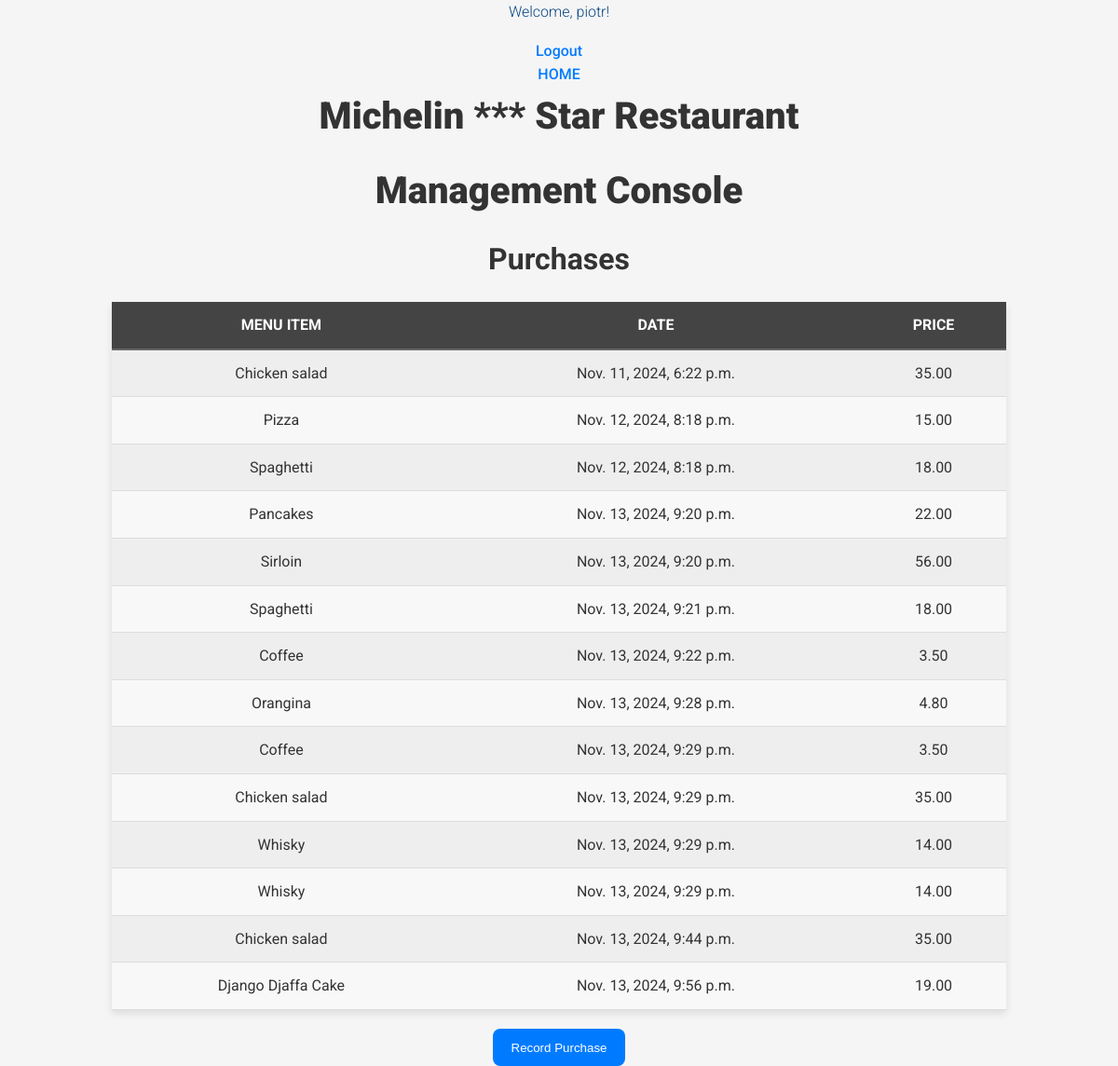
Before: /purchases/ (signed in) with the older database file.
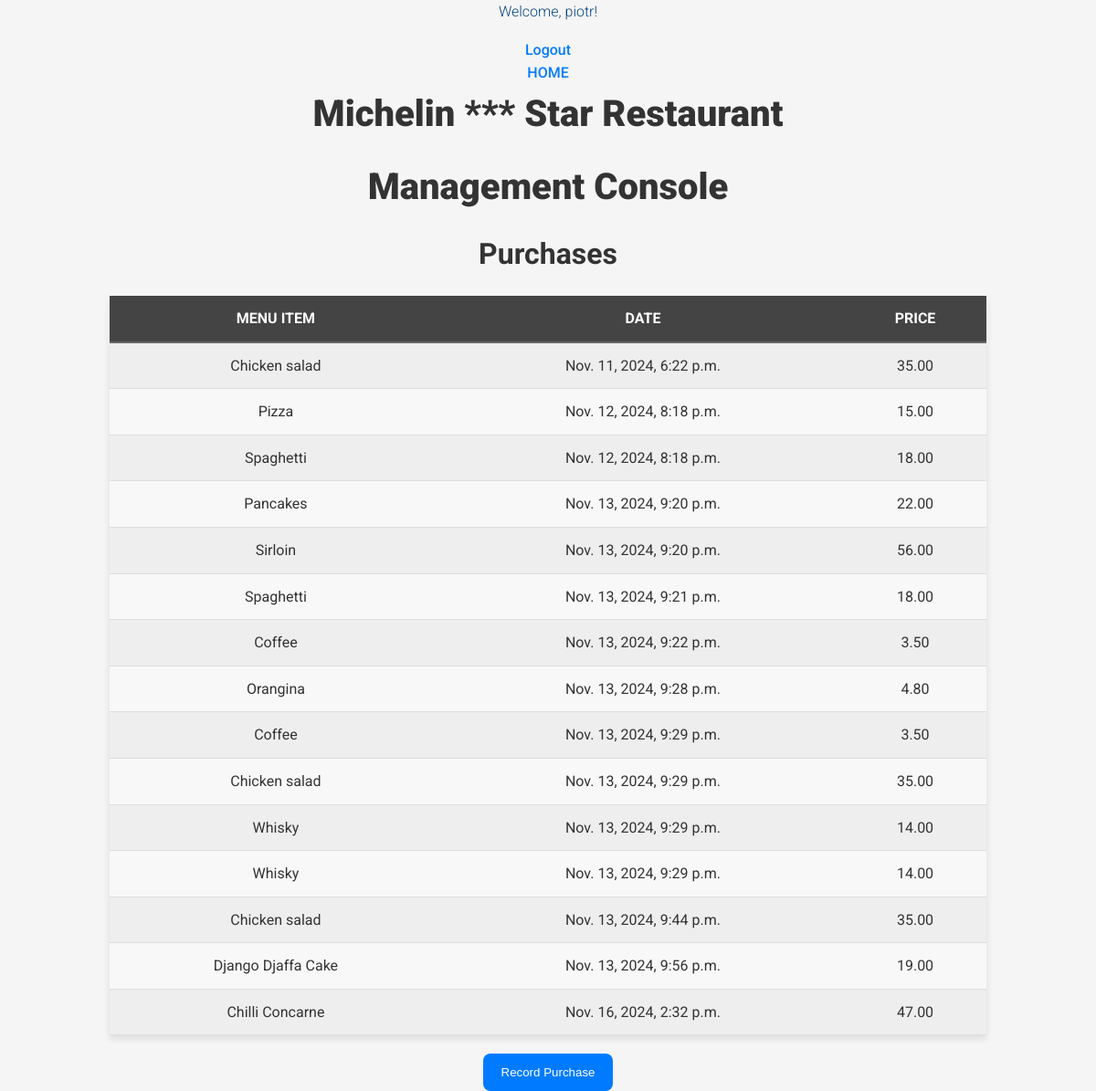
After: the same page with the newer database file.
### inventory/models.py (models this page shows, shortened)
class Purchase(models.Model):
    menu_item = models.ForeignKey(MenuItem, on_delete=models.CASCADE)
    date = models.DateTimeField(default=timezone.now)

class MenuItem(models.Model):
    title = models.CharField(max_length=200)
    price = models.DecimalField(max_digits=10, decimal_places=2, default=0.00)
    def __str__(self):
        return self.title
    class Meta:
        ordering = ["title"]

### inventory/views.py (the view)
# urls.py: path('purchases/', views.PurchasesList.as_view(), name="purchaseslist"),
class PurchasesList(LoginRequiredMixin, ListView):
  model = Purchase
  template_name = "inventory/purchases.html"

### inventory/templates/inventory/purchases.html (shortened to what this page needs)
{% extends "inventory/base.html" %}
{% load static %}
{% block head %}
<link rel="stylesheet" href="{% static 'inventory/style.css' %}" />
{% endblock %}
{% block content %}
<h2>Purchases</h2>
<table id="Purchases">
  <tr>
    <th>Menu Item</th>
    <th>Date</th>
    <th>Price</th>
  </tr>
  {% for purchase in purchase_list %}
  <tr>
    <td>{{ purchase.menu_item }}</td>
    <td>{{ purchase.date }}</td>
    <td>{{ purchase.menu_item.price }}</td>
  </tr>
  {% endfor %}
</table>
<a href="{% url 'purchasecreate'%}"><button class="btn">Record Purchase</button></a>
{% endblock %}

Changed rows visible on the page:
added Purchase: menu_item "Chilli Concarne", date "Nov. 16, 2024, 2:32 p.m.", menu_item.price "47.00"
